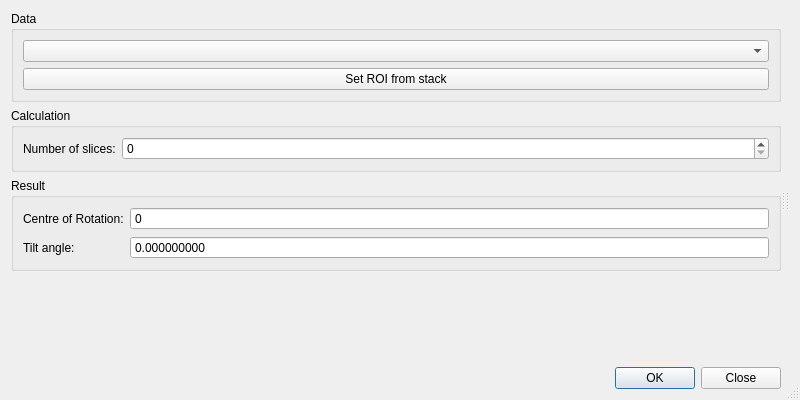
<?xml version="1.0" encoding="UTF-8"?>
<ui version="4.0">
 <class>Dialog</class>
 <widget class="QDialog" name="Dialog">
  <property name="geometry">
   <rect>
    <x>0</x>
    <y>0</y>
    <width>800</width>
    <height>400</height>
   </rect>
  </property>
  <property name="windowTitle">
   <string>Find COR and Tilt</string>
  </property>
  <property name="sizeGripEnabled">
   <bool>true</bool>
  </property>
  <layout class="QVBoxLayout" name="verticalLayout_3">
   <item>
    <widget class="QSplitter" name="splitter">
     <property name="orientation">
      <enum>Qt::Horizontal</enum>
     </property>
     <widget class="QWidget" name="formLayoutWidget">
      <layout class="QVBoxLayout" name="verticalLayout">
       <item>
        <widget class="QGroupBox" name="dataGroup">
         <property name="title">
          <string>Data</string>
         </property>
         <layout class="QVBoxLayout" name="verticalLayout_2">
          <item>
           <widget class="StackSelectorWidgetView" name="stackSelector"/>
          </item>
          <item>
           <widget class="QPushButton" name="setRoi">
            <property name="text">
             <string>Set ROI from stack</string>
            </property>
           </widget>
          </item>
         </layout>
        </widget>
       </item>
       <item>
        <widget class="QGroupBox" name="parametersGroup">
         <property name="title">
          <string>Calculation</string>
         </property>
         <layout class="QFormLayout" name="formLayout_2">
          <property name="fieldGrowthPolicy">
           <enum>QFormLayout::AllNonFixedFieldsGrow</enum>
          </property>
          <item row="0" column="0">
           <widget class="QLabel" name="sliceCountLabel">
            <property name="text">
             <string>Number of slices:</string>
            </property>
           </widget>
          </item>
          <item row="0" column="1">
           <widget class="QSpinBox" name="sliceCount">
            <property name="maximum">
             <number>9999</number>
            </property>
           </widget>
          </item>
         </layout>
        </widget>
       </item>
       <item>
        <widget class="QGroupBox" name="resultGroup">
         <property name="title">
          <string>Result</string>
         </property>
         <layout class="QFormLayout" name="formLayout_3">
          <item row="0" column="0">
           <widget class="QLabel" name="resultCorLabel">
            <property name="text">
             <string>Centre of Rotation:</string>
            </property>
           </widget>
          </item>
          <item row="0" column="1">
           <widget class="QDoubleSpinBox" name="resultCor">
            <property name="readOnly">
             <bool>true</bool>
            </property>
            <property name="buttonSymbols">
             <enum>QAbstractSpinBox::NoButtons</enum>
            </property>
            <property name="decimals">
             <number>0</number>
            </property>
            <property name="maximum">
             <double>99999.000000000000000</double>
            </property>
           </widget>
          </item>
          <item row="1" column="0">
           <widget class="QLabel" name="resultTiltLabel">
            <property name="text">
             <string>Tilt angle:</string>
            </property>
           </widget>
          </item>
          <item row="1" column="1">
           <widget class="QDoubleSpinBox" name="resultTilt">
            <property name="readOnly">
             <bool>true</bool>
            </property>
            <property name="buttonSymbols">
             <enum>QAbstractSpinBox::NoButtons</enum>
            </property>
            <property name="decimals">
             <number>9</number>
            </property>
            <property name="minimum">
             <double>-90.000000000000000</double>
            </property>
            <property name="maximum">
             <double>90.000000000000000</double>
            </property>
           </widget>
          </item>
         </layout>
        </widget>
       </item>
       <item>
        <spacer name="verticalSpacer">
         <property name="orientation">
          <enum>Qt::Vertical</enum>
         </property>
         <property name="sizeHint" stdset="0">
          <size>
           <width>20</width>
           <height>40</height>
          </size>
         </property>
        </spacer>
       </item>
       <item>
        <widget class="QDialogButtonBox" name="buttonBox">
         <property name="standardButtons">
          <set>QDialogButtonBox::Close|QDialogButtonBox::Ok</set>
         </property>
        </widget>
       </item>
      </layout>
     </widget>
     <widget class="QWidget" name="verticalLayoutWidget">
      <layout class="QVBoxLayout" name="imageLayout"/>
     </widget>
     <widget class="QWidget" name="verticalLayoutWidget_2">
      <layout class="QVBoxLayout" name="fitLayout"/>
     </widget>
    </widget>
   </item>
  </layout>
 </widget>
 <customwidgets>
  <customwidget>
   <class>StackSelectorWidgetView</class>
   <extends>QComboBox</extends>
   <header>mantidimaging.gui.widgets.stack_selector</header>
  </customwidget>
 </customwidgets>
 <resources/>
 <connections>
  <connection>
   <sender>buttonBox</sender>
   <signal>rejected()</signal>
   <receiver>Dialog</receiver>
   <slot>reject()</slot>
   <hints>
    <hint type="sourcelabel">
     <x>389</x>
     <y>376</y>
    </hint>
    <hint type="destinationlabel">
     <x>399</x>
     <y>199</y>
    </hint>
   </hints>
  </connection>
 </connections>
</ui>
